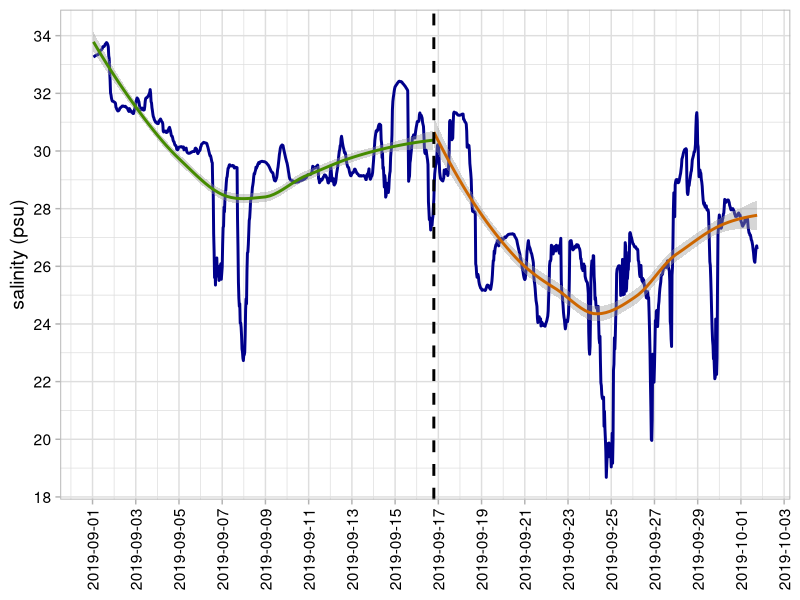

The R script that drew this image:
#PLOT: TABS salinity data Sept 2019

#Date Created: 2 Oct 2019

#libraries
library(tidyverse)
library(scales)

#read data in ---
d <- read.csv(file = "TABS_BuoyB_prepped.txt", header = T, stringsAsFactors = F)

names(d) <- tolower(names(d))

d$datetime <- as.POSIXct(strptime(x = paste(d$date," ",d$time), format = "%m/%d/%Y %H:%M:%S"), tz = "America/Chicago")
d$date <- NULL; d$time <- NULL
d <- d[,c(6,1:5)]

bi <- d[d$datetime < "2019-09-17",]
ai <- d[d$datetime >= "2019-09-17",]

#create plot ----
p <- ggplot(d) + geom_line(aes(x=datetime, y=salt), colour = "darkblue", size = 1) +
  geom_smooth(data = bi, aes(x=datetime, y=salt), position = "identity", stat = "smooth", color = "chartreuse4") +
  geom_smooth(data = ai, aes(x=datetime, y=salt), position = "identity", stat = "smooth", color = "darkorange3") +
  geom_vline(xintercept=as.integer(as.POSIXct("2019-09-17")), size=1, linetype = "dashed", color = "black") +
  scale_y_continuous(name = "salinity (psu)", breaks = seq(18,34,2)) +
  scale_x_datetime(name = NULL, breaks = date_breaks("2 day"), minor_breaks = date_breaks("1 day")) +
  theme_light(base_size = 14, base_line_size = 1) +
  theme(axis.text.x = element_text(angle=90, vjust=0.5, hjust=1, color = "black"),
        axis.text.y = element_text(color = "black"))
p

